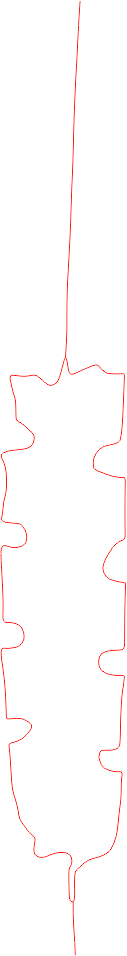
#> input picture measure_pairs/images/311747292980_.pic.jpg, 127 x 956 px
$ python mesure_pairs_xx.py
#> lines starting #> are read from the running program, lines starting #| are printed output that depends on the picture; after the words box and inside, x2 and y2 are one past the last pixel; in counts of white or black regions, pixels touching at a corner belong together
import math
import os
import cv2
import matplotlib
import matplotlib.image as mpimg
import matplotlib.pyplot as plt
import numpy as np
import pandas as pd
from matplotlib.font_manager import FontProperties
from scipy import interpolate

# --------- 中文字体查找和异常弹窗处理 ----------
def get_chinese_font():
    font_path = ""
    if os.name == 'nt':
        font_path = "C:/Windows/Fonts/simhei.ttf"
    elif os.name == 'posix':
        if os.path.exists("/System/Library/Fonts/STHeiti Light.ttc"):
            font_path = "/System/Library/Fonts/STHeiti Light.ttc"
        elif os.path.exists("/usr/share/fonts/truetype/wqy/wqy-microhei.ttc"):
            font_path = "/usr/share/fonts/truetype/wqy/wqy-microhei.ttc"
        else:
            font_path = ""
    else:
        font_path = ""
    if not font_path or not os.path.exists(font_path):
        try:
            import tkinter as tk
            from tkinter import messagebox
            root = tk.Tk()
            root.withdraw()
            messagebox.showwarning("字体文件未找到", "未找到中文字体，中文可能显示异常！")
        except Exception:
            print("未找到中文字体，且无法弹出窗口。中文可能显示异常！")
        return None
    else:
        return FontProperties(fname=font_path)

font_prop = get_chinese_font()
if font_prop:
    matplotlib.rcParams['font.family'] = font_prop.get_name()
matplotlib.rcParams['axes.unicode_minus'] = False

# 图像处理和平滑
def process_image(img_path, window_length=15, polyorder=2):  # Increased window_length for better fitting
#> called with img_path = 'images/311747292980_.pic.jpg', window_length = 9, polyorder = 2
    img = cv2.imread(img_path, 0)
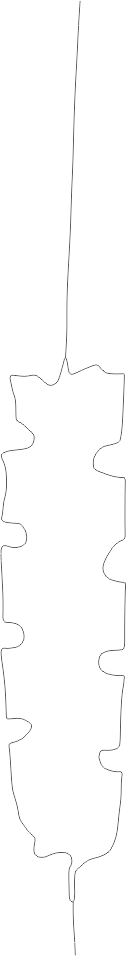
#> img: shape (956, 127); min 82, max 255, mean 252.8
    rotated_img = cv2.rotate(img, cv2.ROTATE_90_CLOCKWISE)
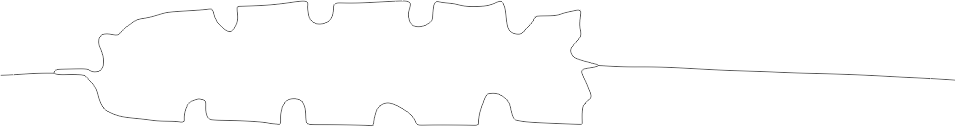
#> rotated_img: shape (127, 956); min 82, max 255, mean 252.8

    # 使用中值滤波进行降噪
    blurred_img = cv2.medianBlur(rotated_img, 5)
    edges = cv2.Canny(blurred_img, 100, 200)
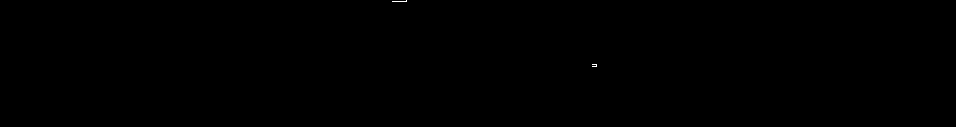
#> edges: shape (127, 956); 0.02% white in thin lines or dots, all inside (x1, y1, x2, y2) = (392, 0, 597, 67)
    adaptive_thresh = cv2.adaptiveThreshold(edges.astype(np.uint8), 255, cv2.ADAPTIVE_THRESH_MEAN_C,
                                            cv2.THRESH_BINARY_INV, 11, 2)
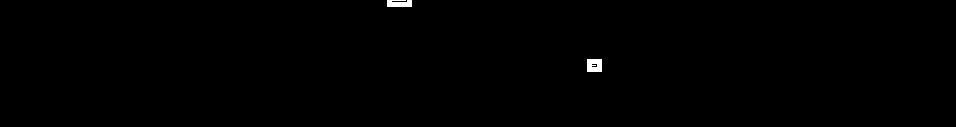
#> adaptive_thresh: shape (127, 956); 0.28% white; 2 white regions, box (x1, y1, x2, y2) and area: (587, 59, 602, 72) 184, (387, 0, 412, 7) 159
    kernel = np.ones((5, 5), np.uint8)
    dilated_img = cv2.dilate(adaptive_thresh, kernel, iterations=1)
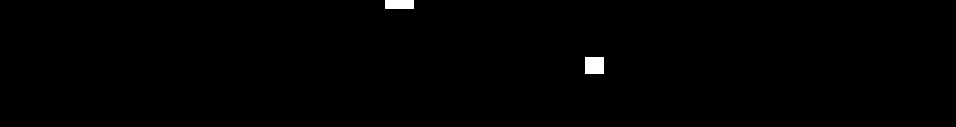
#> dilated_img: shape (127, 956); 0.48% white; 2 white regions, box (x1, y1, x2, y2) and area: (585, 57, 604, 74) 323, (385, 0, 414, 9) 261
    eroded_img = cv2.erode(dilated_img, kernel, iterations=1)
#> eroded_img: shape (127, 956); 0.3% white; 2 white regions

    contours, _ = cv2.findContours(eroded_img, cv2.RETR_EXTERNAL, cv2.CHAIN_APPROX_NONE)
#> contours = 2 contours; box (x1, y1, x2, y2) and area: (587, 59, 602, 72) 168, (387, 0, 412, 7) 144
    contour = max(contours, key=cv2.contourArea)
#> contour = contour of 52 points, box (x1, y1, x2, y2) (587, 59, 602, 72), area 168
    contour = contour[:, 0, :]
#> contour = 52 pairs, first value 587 to 601, second value 59 to 71

    # 用立方插值提高平滑精度
    t = np.linspace(0, 1, len(contour))  # 原始点的参数化
#> t = 52 values from 0 to 1
    t_new = np.linspace(0, 1, 500)  # 新的参数范围，增加点数
    interpolator = interpolate.CubicSpline(t, contour)
    smoothed_contour = interpolator(t_new)
#> smoothed_contour = 500 pairs, first value 586.9 to 601.1, second value 58.92 to 71.08
    return rotated_img, smoothed_contour

# 去除相邻不规则的锯齿谷或锯齿尖，并合并距离过近的点
def remove_nearby_irregular_zigzags(peaks, threshold_distance=15):
    optimized_peaks = []
    previous_peak = peaks[0]  # 初始化第一个点

    for i in range(1, len(peaks)):
        current_peak = peaks[i]
        dist = calculate_distance(previous_peak, current_peak)

        if dist < threshold_distance:  # 如果相邻点的距离小于阈值，就合并
            continue
        else:
            optimized_peaks.append(previous_peak)
            previous_peak = current_peak

    optimized_peaks.append(previous_peak)
    return optimized_peaks

# 获取轮廓图的左右两侧极点
def get_edge_points(contour):
    leftmost = min(contour, key=lambda x: x[0])  # 获取最左边的点
    rightmost = max(contour, key=lambda x: x[0])  # 获取最右边的点
    return leftmost, rightmost

# 峰谷识别
def identify_peaks_and_valleys(part, is_upper_part=True):
    peaks = []
    diff = np.diff(part[:, 1])
    for i in range(1, len(diff) - 1):
        if is_upper_part:
            if diff[i - 1] < 0 and diff[i + 1] > 0:
                peaks.append([part[i, 0], part[i, 1]])  # 锯齿谷
        else:
            if diff[i - 1] > 0 and diff[i + 1] < 0:
                peaks.append([part[i, 0], part[i, 1]])  # 锯齿尖
    return peaks

# 计算两点之间的距离
def calculate_distance(p1, p2):
    return np.sqrt((p2[0] - p1[0]) ** 2 + (p2[1] - p1[1]) ** 2)

# 配对点（按距离最小配对）
def pair_points_by_distance(upper_peaks, lower_peaks, max_distance=50):
    paired_points = []
    lower_used = [False] * len(lower_peaks)

    for upper_point in upper_peaks:
        closest_point = None
        min_distance = float('inf')
        for i, lower_point in enumerate(lower_peaks):
            if not lower_used[i]:
                dist = calculate_distance(upper_point, lower_point)
                if dist < min_distance and dist <= max_distance:  # 限制配对点的最大距离
                    min_distance = dist
                    closest_point = lower_point
                    closest_index = i

        if closest_point is not None:
            paired_points.append((upper_point, closest_point))
            lower_used[closest_index] = True  # 标记该点已被配对

    return paired_points

# 标注同侧相邻点的距离
def annotate_distances_on_same_side(points, color='blue'):
    for i in range(len(points) - 1):
        p1 = points[i]
        p2 = points[i + 1]
        dist = calculate_distance(p1, p2)
        midpoint = [(p1[0] + p2[0]) / 2, (p1[1] + p2[1]) / 2]
        # 在相邻点之间标注距离
        plt.text(midpoint[0], midpoint[1], f'{dist:.2f}', color=color, fontsize=8, ha='center', va='center', fontweight='bold')

# 展示配对结果（带有连线的标号和长度）
def plot_paired_points(rotated_img, smoothed_contour, paired_points, show_smooth_curve=True, alpha=0.5):
    plt.figure(figsize=(10, 10), dpi=150)  # 增加图像大小和分辨率
    plt.imshow(rotated_img, cmap='gray', alpha=alpha)  # 设置透明度 0.5

    if show_smooth_curve:
        plt.plot(smoothed_contour[:, 0], smoothed_contour[:, 1], 'b-', alpha=alpha, label='优化后的轮廓')

    # 为每个配对分配一个颜色
    colors = plt.cm.jet(np.linspace(0, 1, len(paired_points)))  # 生成一组颜色
    for i, (upper_point, lower_point) in enumerate(paired_points):
        plt.plot([upper_point[0], lower_point[0]], [upper_point[1], lower_point[1]],
                 color=colors[i], linewidth=1)  # 增加线条宽度

    # 标注距离
    annotate_distances_on_same_side([point[0] for point in paired_points], 'green')
    annotate_distances_on_same_side([point[1] for point in paired_points], 'red')

    # 显示最左和最右的点
    leftmost, rightmost = get_edge_points(smoothed_contour)
    plt.scatter([leftmost[0], rightmost[0]], [leftmost[1], rightmost[1]], c='red', label='两侧极点', marker='o')

    # 显示图例并关闭坐标轴
    plt.title('配对的锯齿点及其连线', fontsize=14)
    plt.axis('off')
    plt.show()

# 主方法
def main(img_path, show_smooth_curve, alpha=0.5, window_length=9, polyorder=3, angle_threshold=45):
    rotated_img, smoothed_contour = process_image(img_path, window_length, polyorder)

    height = rotated_img.shape[0]
#> height = 127
    middle_y = height // 2
#> middle_y = 63

    upper_part = smoothed_contour[smoothed_contour[:, 1] < middle_y]
#> upper_part = 207 pairs, first value 587 to 601.1, second value 58.92 to 62.99
    lower_part = smoothed_contour[smoothed_contour[:, 1] >= middle_y]
#> lower_part = 293 pairs, first value 586.9 to 601.1, second value 63.07 to 71.08

    upper_peaks = identify_peaks_and_valleys(upper_part, is_upper_part=True)
#> in identify_peaks_and_valleys, `diff = np.diff(part[:, 1])`: diff = 206 values, max 0.102 at index 31, min -0.121 at index 71, mean 0
#> after the loop in identify_peaks_and_valleys, `for i in range(1, len(diff) - 1):`: peaks = [[600.8, 58.92], [600.7, 58.92], [598.7, 58.99], [598.6, 58.99], [596.7, 59], [596.6, 59], [594.7, 59], [594.6, 59], [592.7, 59], [592.6, 59], [590.8, 59], [590.7, 59], [588.5, 59], [588.4, 59]]
#> upper_peaks has the same summary as peaks in identify_peaks_and_valleys
    lower_peaks = identify_peaks_and_valleys(lower_part, is_upper_part=False)
#> lower_peaks = [[587.2, 71.08], [587.3, 71.08], [589.3, 71.01], [589.4, 71.01], [591.3, 71], [591.4, 71], [593.2, 71], [593.3, 71], [594.5, 71], [594.6, 71], [596.6, 71], [596.7, 71], [598.5, 71.01], [598.6, 71.01], [600.6, 71.08], [600.7, 71.08]]

    optimized_upper_peaks = remove_nearby_irregular_zigzags(upper_peaks)
#> in remove_nearby_irregular_zigzags, `previous_peak = peaks[0]`: previous_peak = [600.8, 58.92]
#> the loop in remove_nearby_irregular_zigzags, `for i in range(1, len(peaks)):` made 13 passes
#> (current_peak, dist) on passes 1 to 12: ([600.7, 58.92], 0.102), ([598.7, 58.99], 2.02), ([598.6, 58.99], 2.12), ([596.7, 59], 4.07), ([596.6, 59], 4.17), ([594.7, 59], 6.01), ([594.6, 59], 6.11), ([592.7, 59], 8.06), ([592.6, 59], 8.16), ([590.8, 59], 10), ([590.7, 59], 10.1), ([588.5, 59], 12.25)
#> after the loop in remove_nearby_irregular_zigzags, `for i in range(1, len(peaks)):`: optimized_peaks = []
#> optimized_upper_peaks = [[600.8, 58.92]]
    optimized_lower_peaks = remove_nearby_irregular_zigzags(lower_peaks)
#> the loop in remove_nearby_irregular_zigzags (call 2), `for i in range(1, len(peaks)):` made 15 passes
#> (current_peak, dist) on passes 1 to 12: ([587.3, 71.08], 0.0959), ([589.3, 71.01], 2.12), ([589.4, 71.01], 2.22), ([591.3, 71], 4.06), ([591.4, 71], 4.17), ([593.2, 71], 6.01), ([593.3, 71], 6.11), ([594.5, 71], 7.34), ([594.6, 71], 7.44), ([596.6, 71], 9.38), ([596.7, 71], 9.48), ([598.5, 71.01], 11.33)
#> optimized_lower_peaks = [[587.2, 71.08]]

    # 配对上下锯齿点并过滤不符合条件的配对
    paired_points = pair_points_by_distance(optimized_upper_peaks, optimized_lower_peaks)
#> in pair_points_by_distance, `lower_used = [False] * len(lower_peaks)`: lower_used = [False]
#> the loop in pair_points_by_distance, `for upper_point in upper_peaks:` made 1 pass
#> after the loop in pair_points_by_distance, `for upper_point in upper_peaks:`: closest_index = 0; lower_used = [True]; paired_points = [([600.8, 58.92], [587.2, 71.08])]
#> paired_points = [([600.8, 58.92], [587.2, 71.08])]

    # 展示配对的结果
    plot_paired_points(rotated_img, smoothed_contour, paired_points, show_smooth_curve, alpha)
#> in plot_paired_points, `colors = plt.cm.jet(np.linspace(0, 1, len(paired_points)))`: colors = [[0, 0, 0.5, 1]]
#> the loop in plot_paired_points, `for i, (upper_point, lower_point) in enumerate(paired_points):` made 1 pass
#> (upper_point, lower_point) on pass 1: ([600.8, 58.92], [587.2, 71.08])
#> in get_edge_points, `leftmost = min(contour, key=lambda x: x[0])`: leftmost = [586.9, 70.74]
#> in get_edge_points, `rightmost = max(contour, key=lambda x: x[0])`: rightmost = [601.1, 59.3]
#> in plot_paired_points, `leftmost, rightmost = get_edge_points(smoothed_contour)`: leftmost = [586.9, 70.74]; rightmost = [601.1, 59.3]
#> in plot_paired_points, `plt.show()`:
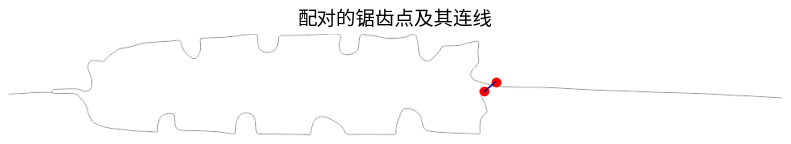
#> figure drawn by matplotlib, 1 panel

if __name__ == '__main__':
    # 调用主方法，设置合适的角度阈值
    main('images/311747292980_.pic.jpg', False, alpha=0.5, window_length=9, polyorder=2, angle_threshold=20)
